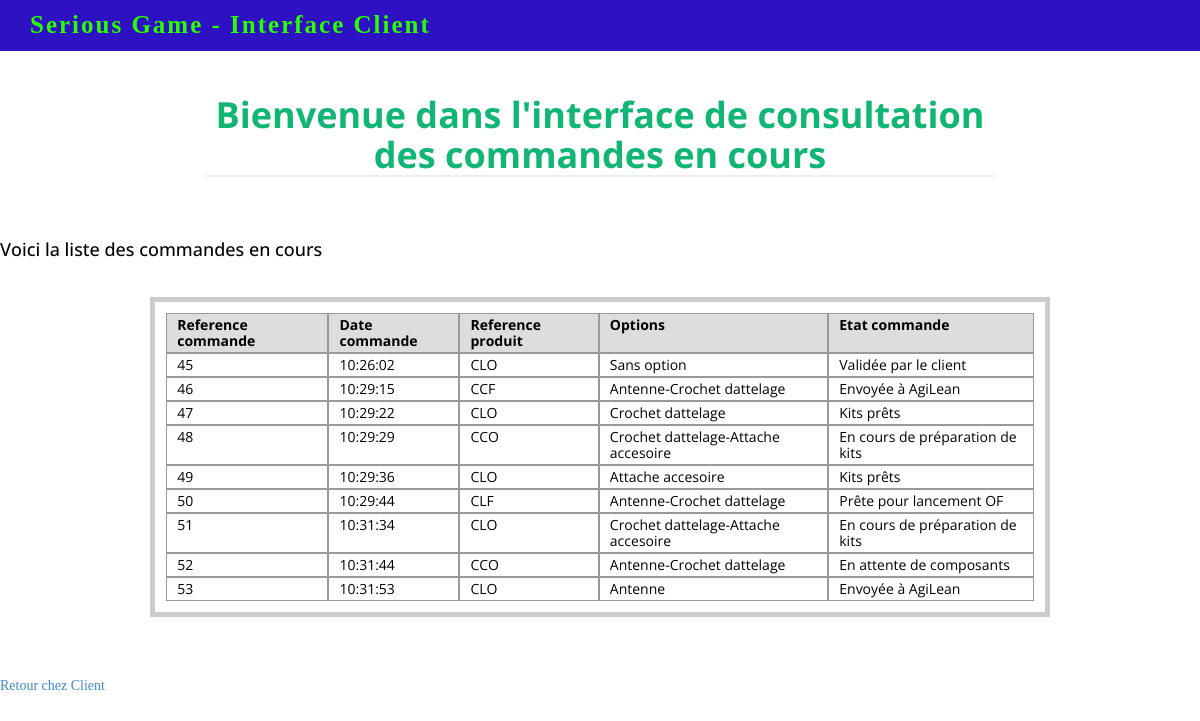
The app's page /commandes_en_cours_client with its own data.
### tables this page shows
CREATE TABLE "Commande" (
	`ref_commande`	INTEGER PRIMARY KEY AUTOINCREMENT,
	`Date_commande`	TEXT,
	`Date_livraison`	TEXT,
	`Ref_prod`	TEXT,
	`Etat_cmd`	TEXT,
	`Date_OF`	TEXT,
	`Date_recpKit`	TEXT,
	`Date_liv_AgiLog`	TEXT,
	`Date_ctrl_quali`	TEXT,
	`Ref_facture`	INTEGER,
	`Date_OA`	TEXT,
	`ref_opt`	TEXT
);

### exemples.py (the view)
@app.route('/commandes_en_cours_client', methods=['GET'])
def commandes_en_cours_client():
	lignes = selection_commandes("%")
	return render_template('commandes_en_cours_client.html', commandes = lignes)

### exemples.py (called while the page is built)
def connection_bdd():
    con = lite.connect('BD_serious_game.db')
    con.row_factory = lite.Row
    return con

def selection_commandes(etat_cmd):
	conn = connection_bdd()
	cur = conn.cursor()
	cur.execute("SELECT ref_commande, Date_commande, Ref_prod, ref_opt, Etat_cmd FROM Commande WHERE Etat_cmd LIKE ?", (etat_cmd,))
	lignes = cur.fetchall()
	conn.close()
	return lignes

### templates/commandes_en_cours_client.html (shortened to what this page needs)
<!doctype html>
<html>
<head>
    <link rel='stylesheet' type='text/css' href='{{ url_for("static", filename="style.css") }}'>
    <link href="static/assets/css/bootstrap.css" rel="stylesheet" />
    <link href="static/assets/css/font-awesome.min.css" rel="stylesheet" />
    <link rel="stylesheet" href="https://cdnjs.cloudflare.com/ajax/libs/font-awesome/4.7.0/css/font-awesome.min.css">
    <link href="static/assets/css/style.css" rel="stylesheet" />
  </head>
<body>
<div class="row main-top-margin text-center">
<div class="col-md-8 col-md-offset-2 col-sm-10 col-sm-offset-1" data-scrollreveal="enter top and move 100px, wait 0.5s">
<h1>Bienvenue dans l'interface de consultation des commandes en cours</h1>
</div>
</div>
<h4> Voici la liste des commandes en cours </h4>
<div class='contenu'>
	<div class="lp_table">
		<div class="lp_entetes">
			<div class="lp_entete">Reference commande</div>
			<div class="lp_entete">Date commande</div>
			<div class="lp_entete">Reference produit</div>
                        <div class="lp_entete">Options</div>
			<div class="lp_entete">Etat commande</div>
		</div>
		{% for commande in commandes %}
			<div class="lp_ligne">
				<div class="lp_cellule">{{ commande['ref_commande'] }}</div>
				<div class="lp_cellule">{{ commande['Date_commande'] }}</div>
				<div class="lp_cellule">{{ commande['Ref_prod'] }}</div>
                                <div class="lp_cellule">{{ commande['ref_opt'] }}</div>
				<div class="lp_cellule">{{ commande['Etat_cmd'] }}</div>
			</div>
		{% endfor %}
	</div>
</div>
<br/><br/><a href="{{url_for('client')}}"> Retour chez Client<a/>
</body>
<div class="navbar navbar-inverse navbar-fixed-top">
        <div class="container">
            <div class="navbar-header">
                <a class="navbar-brand" href="#">Serious Game - Interface Client</a>
            </div>
</html>

### static/style.css (style rules this page uses)
body { font-family: sans-serif; background: #eee; }
a { color: #377ba8; }
a, h1 { font-family: 'Georgia' }
h1 { border-bottom: 2px solid #eee; }
.contenu { margin: 2em auto; width: 75%; border: 5px solid #ccc; padding: 0.8em; background: white; }
.lp_table { display: table; width: 100%; }
.lp_entetes { display: table-header-group; background-color: #ddd; font-weight: bold; }
.lp_ligne { display: table-row; }
.lp_entete, .lp_cellule { display: table-cell; padding: 3px 10px; border: 1px solid #999999; }

### static/assets/css/style.css (style rules this page uses)
body { font-family:'Open Sans', sans-serif; font-weight: 400; font-size: 14px; color: #000; margin-top: 40px; line-height:16px; }
h1, h2, h3, h4, h5, h6 { font-family:'Open Sans', sans-serif; font-weight: 500; line-height:40px; }
h1 { color:#11B674; font-weight: 700; }
.text-center { text-align: center; }
.main-top-margin { margin-top: 75px; }
a,a:hover { text-decoration:none; }
.navbar { font-weight: 800; font-size: 14px; }
.navbar-inverse { background: #2F11C4; border-color: #2F11C4; }
.navbar-inverse .navbar-brand { color: #29FF00; font-weight: bolder; font-size: 25px; font-weight:900; letter-spacing: 2px; }
.contenu { margin: 2em auto; width: 75%; border: 5px solid #ccc; padding: 0.8em; background: white; }
.lp_table { display: table; width: 100%; }
.lp_entetes { display: table-header-group; background-color: #ddd; font-weight: bold; }
.lp_ligne { display: table-row; }
.lp_entete, .lp_cellule { display: table-cell; padding: 3px 10px; border: 1px solid #999999; }

### records on screen
Commande: ref_commande "45", Date_commande "10:26:02", Ref_prod "CLO", ref_opt "Sans option", Etat_cmd "Validée par le client"
Commande: ref_commande "46", Date_commande "10:29:15", Ref_prod "CCF", ref_opt "Antenne-Crochet dattelage", Etat_cmd "Envoyée à AgiLean"
Commande: ref_commande "47", Date_commande "10:29:22", Ref_prod "CLO", ref_opt "Crochet dattelage", Etat_cmd "Kits prêts"
Commande: ref_commande "48", Date_commande "10:29:29", Ref_prod "CCO", ref_opt "Crochet dattelage-Attache accesoire", Etat_cmd "En cours de préparation de kits"
Commande: ref_commande "49", Date_commande "10:29:36", Ref_prod "CLO", ref_opt "Attache accesoire", Etat_cmd "Kits prêts"
Commande: ref_commande "50", Date_commande "10:29:44", Ref_prod "CLF", ref_opt "Antenne-Crochet dattelage", Etat_cmd "Prête pour lancement OF"
Commande: ref_commande "51", Date_commande "10:31:34", Ref_prod "CLO", ref_opt "Crochet dattelage-Attache accesoire", Etat_cmd "En cours de préparation de kits"
Commande: ref_commande "52", Date_commande "10:31:44", Ref_prod "CCO", ref_opt "Antenne-Crochet dattelage", Etat_cmd "En attente de composants"
Commande: ref_commande "53", Date_commande "10:31:53", Ref_prod "CLO", ref_opt "Antenne", Etat_cmd "Envoyée à AgiLean"
